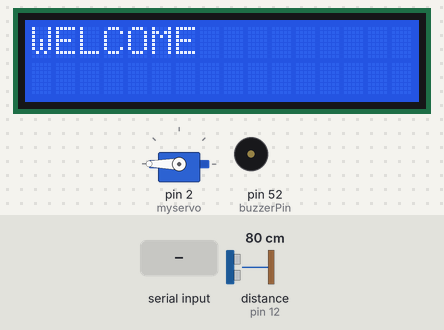
A sketch run on a simulated Arduino Mega 2560, built with avr-gcc and run on an emulated ATmega2560. Shown: servo, 16×2 character LCD, buzzer (waves = sounding, pin HIGH). Wiring (inferred from the names in the program): ultrasonic range finder: trigger pin 13; echo pin 12. Inputs (shaded band) come from the test bench; at power-on: distance to the obstacle (sensor on pin 12) 80 cm. The echo pulse lasts 58.3 µs per cm; pins used as bus, display or sensor lines are not drawn; what the sketch prints to the serial monitor is not drawn.

Above: at 1.2 s.
1.3 s: "0" received over Serial
At 5.1 s:
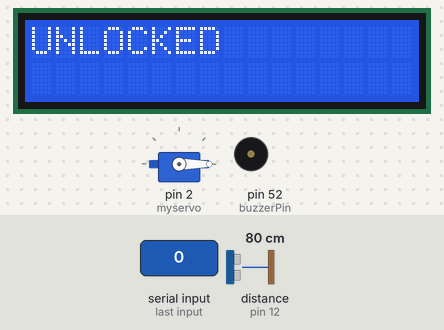
5.6 s: "1" received over Serial
At 8.5 s:
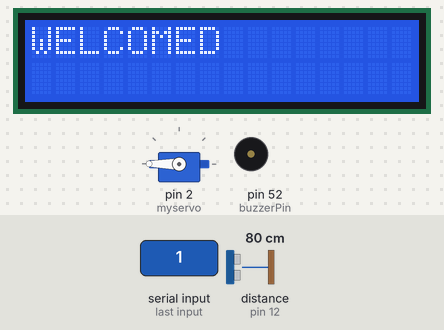
8.6 s: distance to the obstacle (sensor on pin 12) set to 23 cm
10.1 s: distance to the obstacle (sensor on pin 12) set to 18 cm
At 11.3 s:
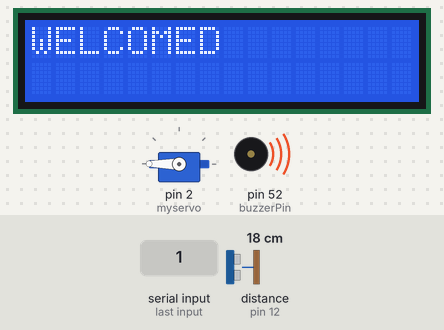
11.6 s: "0" received over Serial
At 15.3 s:
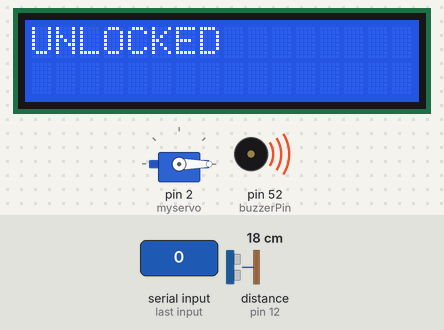
Timing chart, 0 to 16.8 s (numbered marks = the images above; inputs shaded):
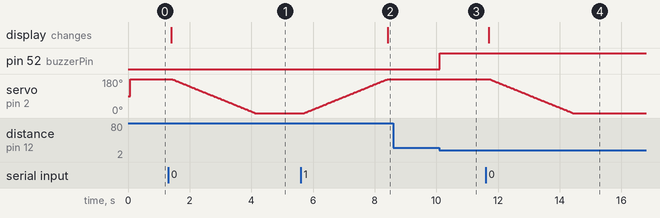

Measured:
- the behaviour switches between 21 and 20 cm on distance to the obstacle (sensor on pin 12) (found by bisection; images 2 and 3)
- after the input at 1.3 s, servo on pin 2 (myservo): moves from 180° to 0° over 2.7 s, starting after 0.12 s; the display: changes after 0.10 s (image 1)
- after the input at 5.6 s, servo on pin 2 (myservo): moves from 0° to 180° over 2.7 s, starting after 0.12 s; the display: changes after 2.8 s (image 2)
- after the input at 8.6 s, every drawn part: stays the same
- after the input at 10.1 s, pin 52 (buzzerPin): LOW → HIGH at once
- after the input at 11.6 s, servo on pin 2 (myservo): moves from 180° to 0° over 2.7 s, starting after 0.13 s; the display: changes after 0.10 s (image 4)

The sketch:

PROJECT2.ino
```cpp
#include <Keypad.h>
#include <LiquidCrystal.h>
#include <Servo.h>
#include <SoftwareSerial.h>

Servo myservo;
LiquidCrystal lcd(10,9,4,5,6,8);

char hexakeys[4][4] = {
  {'1','2','3','A'},
  {'4','5','6','B'},
  {'7','8','9','C'},
  {'*','0','#','D'}
  };

byte rowPins[4] = {30,32,34,36};
byte colPins[4] = {38,40,42,44};

Keypad customKeypad = Keypad(makeKeymap(hexakeys),rowPins,colPins,4,4);


int screen = 0;
boolean clear = true;
int pos = 0;
boolean doorUnlocked = false;

const int trigPin = 13;
const int echoPin = 12;
const int buzzerPin = 52;

void setup() {
  pinMode(buzzerPin, OUTPUT);
  pinMode(echoPin, INPUT);
  pinMode(trigPin, OUTPUT);
  myservo.attach(2);
  lcd.begin(16,2);
  myservo.write(180);

  clear_screen();
  lcd.setCursor(0,0);
  lcd.print("WELCOME");
  Serial.begin(9600);
}

void clear_screen(){
if(clear){
    lcd.setCursor(0,0);
    lcd.print("                ");
    lcd.setCursor(0,1);
    lcd.print("                ");
    clear = false;
  }
}

void ultrasonic1(){
  double duration, distance;
  digitalWrite(trigPin, HIGH);
  delayMicroseconds(10);
  digitalWrite(trigPin, LOW);
  duration = pulseIn(echoPin, HIGH);
  distance = duration / 29.0 / 2.0;


  if(distance < 20){
    digitalWrite(buzzerPin, HIGH);
    }
  else{
      digitalWrite(buzzerPin, LOW);
    }
  }

void loop() {

  if(!doorUnlocked)
  {
    ultrasonic1();
  }

  if(Serial.available()){
    delay(100);
    char blueInput = (char)Serial.read();
    Serial.println(blueInput);

    switch(blueInput){
      case '0': unlockDoor();
                break;
      case '1': lockDoor();
                break;
    }

  }

}

void unlockDoor(){
  doorUnlocked = true;
  clear_screen();
  lcd.setCursor(0,0);
  lcd.print("UNLOCKED");

  for (pos = 180; pos >= 0; pos -= 1) {
    myservo.write(pos);
    delay(15);
  }
}


void lockDoor(){
  for (pos = 0; pos <= 180; pos += 1) {
    myservo.write(pos);
    delay(15);
  }

  clear_screen();
  lcd.setCursor(0,0);
  lcd.print("WELCOME");
  doorUnlocked = false;
}
```
